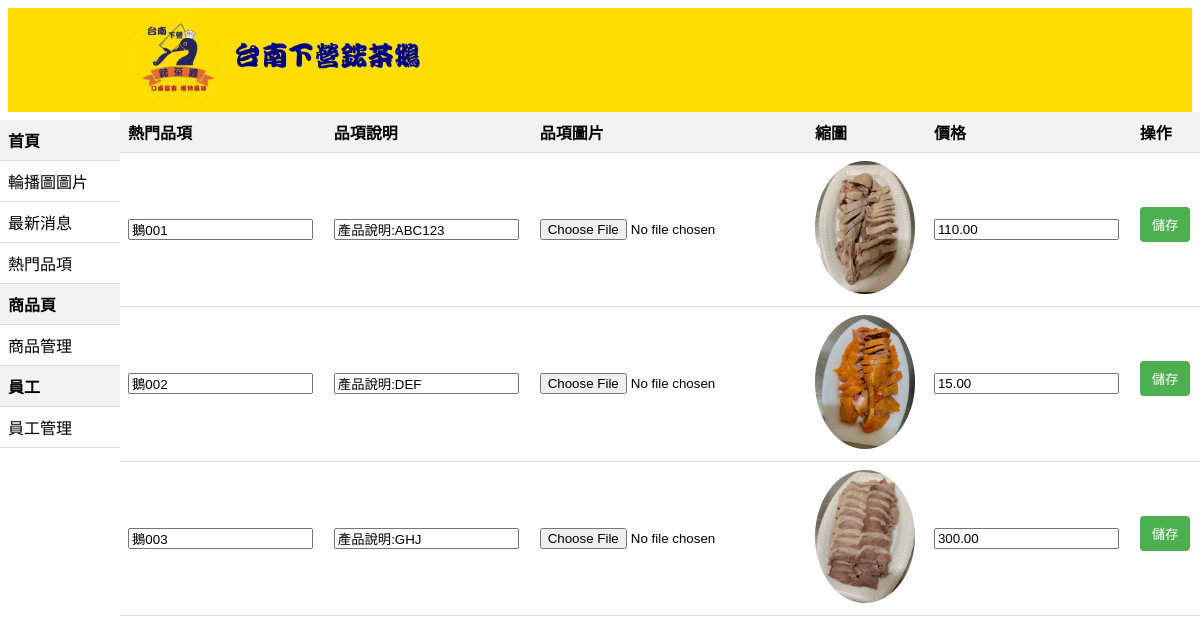
Page /admin_popular.php on the committed database.
### tables this page shows
CREATE TABLE `popular_products` (
  `id` int(11) NOT NULL,
  `product_name` varchar(100) NOT NULL,
  `image_path` varchar(255) NOT NULL,
  `description` text DEFAULT NULL,
  `price` decimal(10,2) NOT NULL
);

### admin_popular.php (the view, shortened to what this page needs)
<?php
$host = 'localhost';
$user = 'root';
$password = '';
$dbname = 'hongteag_goose';
$conn = new mysqli($host, $user, $password, $dbname);
$sql = "SELECT id, product_name, image_path, description, price FROM popular_products";
$result = $conn->query($sql);
?>
<!DOCTYPE html>
<html lang="en">
<head>
    <link rel="stylesheet" href="css/admin.css">
</head>
<body>
    <div class="navbar navbar-expand-lg p-3" style="background-color: #fede00">
        <div class="container">
            <a href="index_nologin.php"><img style="width: 300px;" src="images/logo.png"></a>
        </div>
    </div>
    <div>
        <table id="left">
            <tr>
                <th><a href="#">首頁</a></th>
            </tr>
            <tr>
                <td><a href="admin_carousel.php">輪播圖圖片</a></td>
            </tr>
            <tr>
                <td><a href="admin_news.php">最新消息</a></td>
            </tr>
            <tr>
                <td><a href="admin_popular.php">熱門品項</a></td>
            </tr>
            <tr>
                <th>商品頁</th>
            </tr>
            <tr>
                <td><a href="admin_product.php">商品管理</a></td>
            </tr>
            <tr>
                <th>員工</th>
            </tr>
            <tr>
                <td><a href="admin_employee.html">員工管理</a></td>
            </tr>
        </table>
    </div>
    <div>
        <table id="popular-table">
            <tr>
                <th>熱門品項</th>
                <th>品項說明</th>
                <th>品項圖片</th>
                <th>縮圖</th>
                <th>價格</th>
                <th>操作</th>
            </tr>
            <?php while ($row = $result->fetch_assoc()) { ?>
                <tr>
                    <form method="POST" action="<?php echo $_SERVER['PHP_SELF']; ?>" enctype="multipart/form-data">
                        <td>
                            <input type="text" name="product_name" value="<?php echo $row['product_name']; ?>">
                        </td>
                        <td>
                            <input type="text" name="description" value="<?php echo $row['description']; ?>">
                        </td>
                        <td>
                            <input type="file" name="image">
                        </td>
                        <td>
                            <?php if (!empty($row['image_path'])) { ?>
                                <img class="thumbnail" src="<?php echo $row['image_path']; ?>" alt="Thumbnail">
                            <?php } ?>
                        </td>
                        <td>
                            <input type="text" name="price" value="<?php echo $row['price']; ?>">
                        </td>
                        <td>
                            <button type="submit">儲存</button>
                        </td>
                    </form>
                </tr>
            <?php } ?>
        </table>
    </div>
</body>
</html>

### css/admin.css (style rules this page uses)
a { color: black; text-decoration: none; }
table img { width: 9vh; height: 8vh; border-radius: 50%; }
#left { width: 10%; position: fixed; left: 0; top: 15%; }
table { width: 90%; border-collapse: collapse; position:absolute; right: 0; }
span,button { margin-bottom: 10px; background-color: #4CAF50; color: white; text-align: center; text-decoration: none; cursor: pointer; border: none; border-radius: 4px; display: inline-block; padding: 8px 12px; }
th, td { padding: 8px; text-align: left; border-bottom: 1px solid #ddd; }
th { background-color: #f2f2f2; }
.container { max-width: 80%; margin: 0 auto; }

### admin_popular.php (style rules this page uses)
.thumbnail { width: 100px; height: auto; }

### rows in the picture
popular_products: product_name "鵝001", description "產品說明:ABC123", image_path (picture), price "110.00"
popular_products: product_name "鵝002", description "產品說明:DEF", image_path (picture), price "15.00"
popular_products: product_name "鵝003", description "產品說明:GHJ", image_path (picture), price "300.00"
